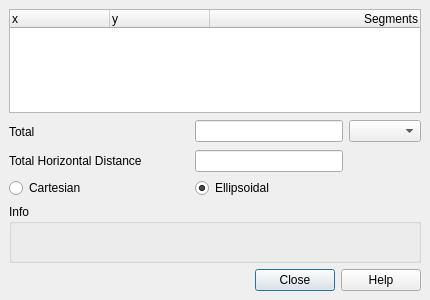
<?xml version='1.0' encoding='utf-8'?>
<ui version="4.0">
 <class>QgsMeasureBase</class>
 <widget class="QDialog" name="QgsMeasureBase">
  <property name="geometry">
   <rect>
    <x>0</x>
    <y>0</y>
    <width>430</width>
    <height>300</height>
   </rect>
  </property>
  <property name="baseSize">
   <size>
    <width>150</width>
    <height>200</height>
   </size>
  </property>
  <property name="windowTitle">
   <string>Measure</string>
  </property>
  <property name="windowIcon">
   <iconset>
    <normaloff>.</normaloff>.</iconset>
  </property>
  <layout class="QGridLayout" name="mGrid">
   <property name="leftMargin">
    <number>9</number>
   </property>
   <property name="topMargin">
    <number>9</number>
   </property>
   <property name="rightMargin">
    <number>9</number>
   </property>
   <property name="bottomMargin">
    <number>9</number>
   </property>
   <property name="spacing">
    <number>6</number>
   </property>
   <item row="8" column="0" colspan="4">
    <widget class="QgsCollapsibleGroupBox" name="groupBox">
     <property name="title">
      <string>Info</string>
     </property>
     <layout class="QVBoxLayout" name="verticalLayout">
      <item>
       <widget class="QLabel" name="mNotesLabel">
        <property name="text">
         <string />
        </property>
        <property name="wordWrap">
         <bool>true</bool>
        </property>
       </widget>
      </item>
     </layout>
    </widget>
   </item>
   <item row="9" column="0" colspan="4">
    <spacer name="mSpacer">
     <property name="orientation">
      <enum>Qt::Vertical</enum>
     </property>
     <property name="sizeHint" stdset="0">
      <size>
       <width>40</width>
       <height>20</height>
      </size>
     </property>
    </spacer>
   </item>
   <item row="7" column="0">
    <widget class="QRadioButton" name="mCartesian">
     <property name="text">
      <string>Cartesian</string>
     </property>
     <property name="checked">
      <bool>false</bool>
     </property>
    </widget>
   </item>
   <item row="6" column="2">
    <widget class="QLineEdit" name="editHorizontalTotal">
     <property name="font">
      <font>
       <weight>75</weight>
       <bold>true</bold>
      </font>
     </property>
     <property name="alignment">
      <set>Qt::AlignRight|Qt::AlignTrailing|Qt::AlignVCenter</set>
     </property>
     <property name="readOnly">
      <bool>true</bool>
     </property>
    </widget>
   </item>
   <item row="4" column="3">
    <widget class="QComboBox" name="mUnitsCombo" />
   </item>
   <item row="7" column="2">
    <widget class="QRadioButton" name="mEllipsoidal">
     <property name="text">
      <string>Ellipsoidal</string>
     </property>
     <property name="checked">
      <bool>true</bool>
     </property>
    </widget>
   </item>
   <item row="4" column="2">
    <widget class="QLineEdit" name="editTotal">
     <property name="font">
      <font>
       <weight>75</weight>
       <bold>true</bold>
      </font>
     </property>
     <property name="alignment">
      <set>Qt::AlignRight</set>
     </property>
     <property name="readOnly">
      <bool>true</bool>
     </property>
    </widget>
   </item>
   <item row="6" column="0">
    <widget class="QLabel" name="totalHorizontalDistanceLabel">
     <property name="text">
      <string>Total Horizontal Distance</string>
     </property>
    </widget>
   </item>
   <item row="2" column="0" colspan="4">
    <widget class="QTreeWidget" name="mTable">
     <property name="editTriggers">
      <set>QAbstractItemView::NoEditTriggers</set>
     </property>
     <property name="rootIsDecorated">
      <bool>false</bool>
     </property>
     <property name="columnCount">
      <number>3</number>
     </property>
     <attribute name="headerDefaultSectionSize">
      <number>100</number>
     </attribute>
     <column>
      <property name="text">
       <string>x</string>
      </property>
     </column>
     <column>
      <property name="text">
       <string>y</string>
      </property>
     </column>
     <column>
      <property name="text">
       <string>Segments</string>
      </property>
      <property name="textAlignment">
       <set>AlignTrailing|AlignVCenter</set>
      </property>
     </column>
    </widget>
   </item>
   <item row="4" column="1">
    <spacer>
     <property name="orientation">
      <enum>Qt::Horizontal</enum>
     </property>
     <property name="sizeType">
      <enum>QSizePolicy::Fixed</enum>
     </property>
     <property name="sizeHint" stdset="0">
      <size>
       <width>41</width>
       <height>25</height>
      </size>
     </property>
    </spacer>
   </item>
   <item row="4" column="0">
    <widget class="QLabel" name="totalDistanceLabel">
     <property name="text">
      <string>Total</string>
     </property>
     <property name="buddy">
      <cstring>editTotal</cstring>
     </property>
    </widget>
   </item>
   <item row="10" column="0" colspan="4">
    <widget class="QDialogButtonBox" name="buttonBox">
     <property name="standardButtons">
      <set>QDialogButtonBox::Close|QDialogButtonBox::Help</set>
     </property>
    </widget>
   </item>
  </layout>
 </widget>
 <layoutdefault spacing="6" margin="11" />
 <customwidgets>
  <customwidget>
   <class>QgsCollapsibleGroupBox</class>
   <extends>QGroupBox</extends>
   <header>qgis.gui</header>
   <container>1</container>
  </customwidget>
 </customwidgets>
 <tabstops>
  <tabstop>mTable</tabstop>
  <tabstop>editTotal</tabstop>
  <tabstop>mEllipsoidal</tabstop>
  <tabstop>mUnitsCombo</tabstop>
  <tabstop>editHorizontalTotal</tabstop>
  <tabstop>mCartesian</tabstop>
 </tabstops>
 <resources />
 <connections />
</ui>
